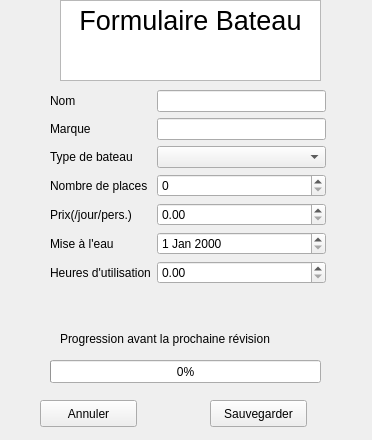
<?xml version="1.0" encoding="UTF-8"?>
<ui version="4.0">
 <class>FormBateau</class>
 <widget class="QWidget" name="FormBateau">
  <property name="geometry">
   <rect>
    <x>0</x>
    <y>0</y>
    <width>372</width>
    <height>440</height>
   </rect>
  </property>
  <property name="windowTitle">
   <string>Formulaire Bateau</string>
  </property>
  <widget class="QTextBrowser" name="textBrowser">
   <property name="geometry">
    <rect>
     <x>60</x>
     <y>0</y>
     <width>261</width>
     <height>81</height>
    </rect>
   </property>
   <property name="html">
    <string>&lt;!DOCTYPE HTML PUBLIC &quot;-//W3C//DTD HTML 4.0//EN&quot; &quot;http://www.w3.org/TR/REC-html40/strict.dtd&quot;&gt;
&lt;html&gt;&lt;head&gt;&lt;meta name=&quot;qrichtext&quot; content=&quot;1&quot; /&gt;&lt;style type=&quot;text/css&quot;&gt;
p, li { white-space: pre-wrap; }
&lt;/style&gt;&lt;/head&gt;&lt;body style=&quot; font-family:'DejaVu Sans'; font-size:9pt; font-weight:400; font-style:normal;&quot;&gt;
&lt;p align=&quot;center&quot; style=&quot; margin-top:0px; margin-bottom:0px; margin-left:0px; margin-right:0px; -qt-block-indent:0; text-indent:0px;&quot;&gt;&lt;span style=&quot; font-family:'Ubuntu'; font-size:20pt;&quot;&gt;Formulaire Bateau&lt;/span&gt;&lt;/p&gt;&lt;/body&gt;&lt;/html&gt;</string>
   </property>
  </widget>
  <widget class="QPushButton" name="pushButton">
   <property name="geometry">
    <rect>
     <x>40</x>
     <y>400</y>
     <width>97</width>
     <height>27</height>
    </rect>
   </property>
   <property name="text">
    <string>Annuler</string>
   </property>
  </widget>
  <widget class="QPushButton" name="pushButton_2">
   <property name="geometry">
    <rect>
     <x>210</x>
     <y>400</y>
     <width>97</width>
     <height>27</height>
    </rect>
   </property>
   <property name="text">
    <string>Sauvegarder</string>
   </property>
  </widget>
  <widget class="QLabel" name="label_7">
   <property name="geometry">
    <rect>
     <x>60</x>
     <y>330</y>
     <width>271</width>
     <height>17</height>
    </rect>
   </property>
   <property name="text">
    <string>Progression avant la prochaine révision</string>
   </property>
  </widget>
  <widget class="QProgressBar" name="progressBar">
   <property name="geometry">
    <rect>
     <x>50</x>
     <y>360</y>
     <width>271</width>
     <height>23</height>
    </rect>
   </property>
   <property name="value">
    <number>0</number>
   </property>
  </widget>
  <widget class="QWidget" name="layoutWidget">
   <property name="geometry">
    <rect>
     <x>50</x>
     <y>90</y>
     <width>276</width>
     <height>221</height>
    </rect>
   </property>
   <layout class="QFormLayout" name="formLayout">
    <property name="fieldGrowthPolicy">
     <enum>QFormLayout::AllNonFixedFieldsGrow</enum>
    </property>
    <item row="0" column="0">
     <widget class="QLabel" name="label">
      <property name="text">
       <string>Nom</string>
      </property>
     </widget>
    </item>
    <item row="0" column="1">
     <widget class="QLineEdit" name="lineEdit"/>
    </item>
    <item row="2" column="0">
     <widget class="QLabel" name="label_2">
      <property name="text">
       <string>Type de bateau</string>
      </property>
     </widget>
    </item>
    <item row="2" column="1">
     <widget class="QComboBox" name="comboBox"/>
    </item>
    <item row="3" column="0">
     <widget class="QLabel" name="label_3">
      <property name="text">
       <string>Nombre de places</string>
      </property>
     </widget>
    </item>
    <item row="3" column="1">
     <widget class="QSpinBox" name="spinBox"/>
    </item>
    <item row="4" column="0">
     <widget class="QLabel" name="label_4">
      <property name="text">
       <string>Prix(/jour/pers.)</string>
      </property>
     </widget>
    </item>
    <item row="5" column="0">
     <widget class="QLabel" name="label_5">
      <property name="text">
       <string>Mise à l'eau</string>
      </property>
     </widget>
    </item>
    <item row="6" column="0">
     <widget class="QLabel" name="label_6">
      <property name="text">
       <string>Heures d'utilisation</string>
      </property>
     </widget>
    </item>
    <item row="5" column="1">
     <widget class="QDateEdit" name="dateEdit"/>
    </item>
    <item row="6" column="1">
     <widget class="QDoubleSpinBox" name="doubleSpinBox">
      <property name="maximum">
       <double>100000000.000000000000000</double>
      </property>
     </widget>
    </item>
    <item row="4" column="1">
     <widget class="QDoubleSpinBox" name="doubleSpinBox_2"/>
    </item>
    <item row="1" column="0">
     <widget class="QLabel" name="label_8">
      <property name="text">
       <string>Marque</string>
      </property>
     </widget>
    </item>
    <item row="1" column="1">
     <widget class="QLineEdit" name="lineEdit_2"/>
    </item>
   </layout>
  </widget>
 </widget>
 <resources/>
 <connections/>
</ui>
